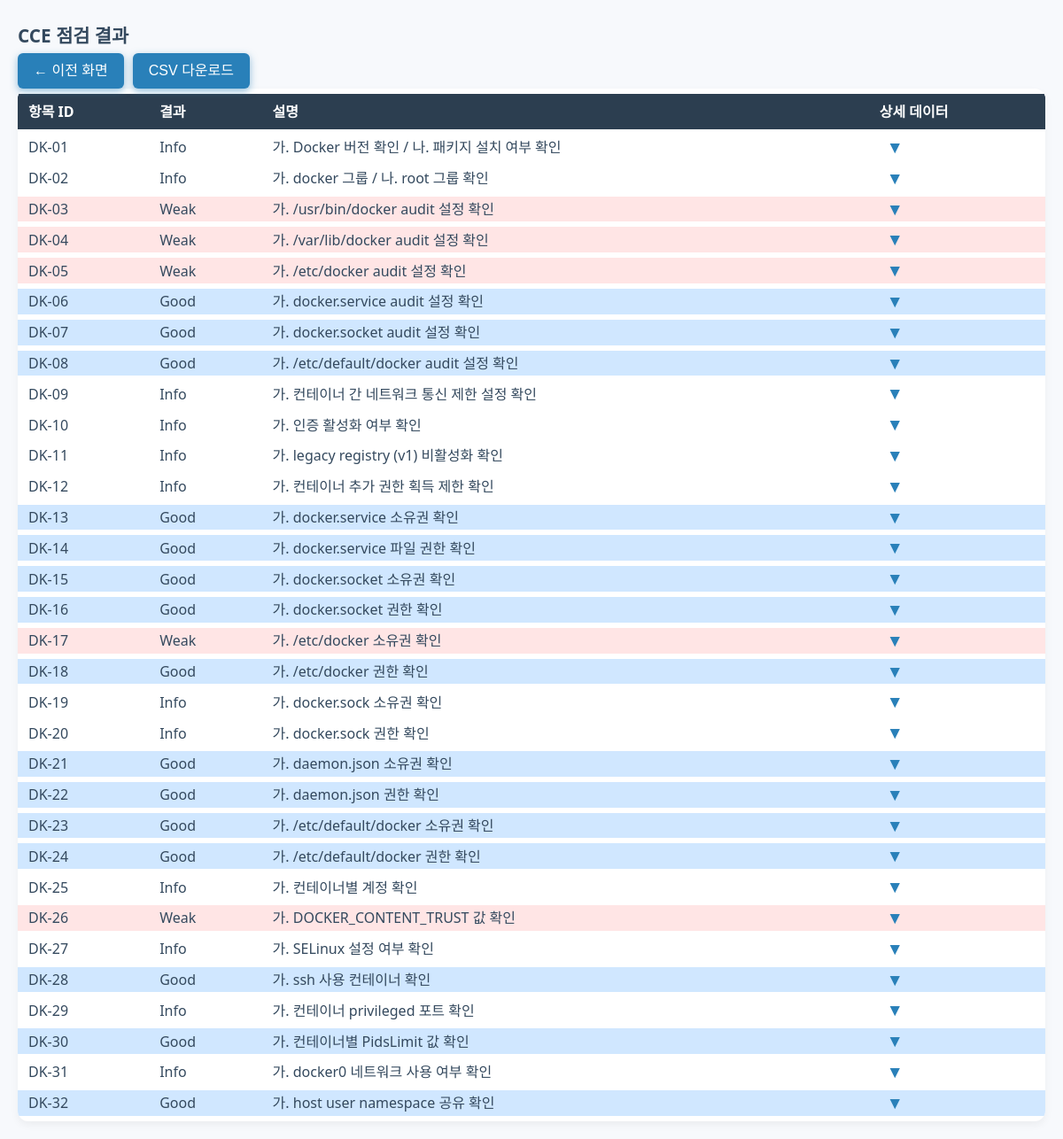
The app's page /file_detail?file_id=5 (signed in) with its own data.
### CCE/models.py (models this page shows)
class UploadRecord(db.Model):
    __tablename__ = 'upload_record'
    id = db.Column(db.Integer, primary_key=True)
    upload_file_id = db.Column(db.Integer, db.ForeignKey('upload_file.id'), nullable=False)
    item_id = db.Column(db.String(10), nullable=False)
    result = db.Column(db.String(20), nullable=False)
    comment = db.Column(db.Text)
    data = db.Column(db.Text)
    ip = db.Column(db.String, nullable=False)
    reg_name = db.Column(db.String, nullable=True)

### app.py (the view)
    @app.route('/file_detail')
    @login_required
    def file_detail():
        file_id = request.args.get('file_id', type=int)
        if not file_id:
            return "<p>파일 ID가 필요합니다.</p>"
        upload_file = UploadFile.query.filter_by(id=file_id).first()
        if not upload_file:
            return "<p>존재하지 않는 파일입니다.</p>"
        records = UploadRecord.query.filter_by(upload_file_id=upload_file.id).order_by(UploadRecord.item_id).all()
        if not records:
            return f"<p>파일 '{upload_file.filename}' 에 대한 상세 결과가 없습니다.</p>"
        results = [
            {
                'id': r.item_id,
                'result': r.result,
                'comment': r.comment,
                'data': r.data
            }
            for r in records
        ]
        return render_template('results_content.html', results=results)

### templates/results_content.html (shortened to what this page needs)
<!DOCTYPE html>
<html lang="ko">
<head>
  <link rel="stylesheet" href="{{ url_for('static', filename='css/styles.css') }}">
</head>
<body>
<div class="results-header">
  <h2>CCE 점검 결과</h2>
  <div class="action-btns">
    <button id="btn-back-prev" type="button">← 이전 화면</button>
    <button id="btn-download-csv" type="button">CSV 다운로드</button>
  </div>
</div>
  <table id="results-table" class="common-table" role="table" aria-label="CCE 점검 결과 목록">
    <thead>
      <tr>
        <th scope="col">항목 ID</th>
        <th scope="col">결과</th>
        <th scope="col">설명</th>
        <th scope="col">상세 데이터</th>
      </tr>
    </thead>
    <tbody>
      {% for res in results %}
      <tr
	  class="
      {% if res.result|lower == 'good' %}result-good{% elif res.result|lower == 'weak' %}result-weak{% elif res.result|lower == 'info' %}result-info{% endif %}
		"
	  >
        <td>{{ res.id }}</td>
        <td>{{ res.result }}</td>
        <td>{{ res.comment }}</td>
        <td>
          <span class="toggle-btn" role="button" tabindex="0" aria-expanded="false" aria-controls="data-{{ loop.index }}"
                onkeydown="if(event.key==='Enter'||event.key===' ') toggleData('data-{{ loop.index }}');"
                onclick="toggleData('data-{{ loop.index }}')">▼</span>
        </td>
      </tr>
      {% endfor %}
    </tbody>
  </table>
</body>
</html>

### static/CSS/styles.css (style rules this page uses)
*, *::before, *::after { box-sizing: border-box; }
body { font-family: 'Segoe UI', Tahoma, Geneva, Verdana, sans-serif; margin: 0; padding: 20px; background: #f7f9fc; color: #222; line-height: 1.5; }
.results-header h2 { margin: 0; font-size: 1.3rem; color: #34495e; line-height: 40px; }
.action-btns { display: flex; gap: 10px; flex-wrap: wrap; }
button, .action-btns button, #btn-download-csv, #btn-back-prev { cursor: pointer; border: none; border-radius: 6px; font-size: 1rem; color: white; background-color: #2980b9; padding: 0 18px; height: 40px; line-height: 40px; box-shadow: 0 3px 8px rgba(41, 128, 185, 0.5); transition: background-color 0.2s, box-shadow 0.2s; box-sizing: border-box; vertical-align: middle; }
table.common-table { width: 80%; margin: 0 auto 40px auto; border-collapse: separate; border-spacing: 0 6px; font-size: 0.9rem; color: #34495e; border-radius: 12px; overflow: hidden; background: white; box-shadow: 0 4px 10px rgba(0,0,0,0.05); }
#results-table { width: 100%; margin: 0; border-spacing: 0 6px; }
#results-table thead tr { background-color: #2c3e50 ; color: white; }
#results-table thead th { background-color: #2c3e50; color: white; padding: 0 12px; height: 40px; font-size: 1rem; text-align: left; vertical-align: middle; box-sizing: border-box; }
#results-table tbody td { padding: 0 12px; vertical-align: middle; font-size: 1rem; box-sizing: border-box; }
.toggle-btn { cursor: pointer; color: #2980b9; font-weight: 900; font-size: 1.2rem; user-select: none; padding: 4px 8px; border-radius: 6px; transition: background-color 0.2s ease; vertical-align: middle; }
tr.result-good { background-color: #d0e7ff; }
tr.result-weak { background-color: #ffe5e5; }

### records on screen
UploadRecord: id "DK-01", result "Info", comment "가. Docker 버전 확인 / 나. 패키지 설치 여부 확인"
UploadRecord: id "DK-02", result "Info", comment "가. docker 그룹 / 나. root 그룹 확인"
UploadRecord: id "DK-03", result "Weak", comment "가. /usr/bin/docker audit 설정 확인"
UploadRecord: id "DK-04", result "Weak", comment "가. /var/lib/docker audit 설정 확인"
UploadRecord: id "DK-05", result "Weak", comment "가. /etc/docker audit 설정 확인"
UploadRecord: id "DK-06", result "Good", comment "가. docker.service audit 설정 확인"
UploadRecord: id "DK-07", result "Good", comment "가. docker.socket audit 설정 확인"
UploadRecord: id "DK-08", result "Good", comment "가. /etc/default/docker audit 설정 확인"
UploadRecord: id "DK-09", result "Info", comment "가. 컨테이너 간 네트워크 통신 제한 설정 확인"
UploadRecord: id "DK-10", result "Info", comment "가. 인증 활성화 여부 확인"
UploadRecord: id "DK-11", result "Info", comment "가. legacy registry (v1) 비활성화 확인"
UploadRecord: id "DK-12", result "Info", comment "가. 컨테이너 추가 권한 획득 제한 확인"
UploadRecord: id "DK-13", result "Good", comment "가. docker.service 소유권 확인"
UploadRecord: id "DK-14", result "Good", comment "가. docker.service 파일 권한 확인"
UploadRecord: id "DK-15", result "Good", comment "가. docker.socket 소유권 확인"
UploadRecord: id "DK-16", result "Good", comment "가. docker.socket 권한 확인"
UploadRecord: id "DK-17", result "Weak", comment "가. /etc/docker 소유권 확인"
UploadRecord: id "DK-18", result "Good", comment "가. /etc/docker 권한 확인"
UploadRecord: id "DK-19", result "Info", comment "가. docker.sock 소유권 확인"
UploadRecord: id "DK-20", result "Info", comment "가. docker.sock 권한 확인"
UploadRecord: id "DK-21", result "Good", comment "가. daemon.json 소유권 확인"
UploadRecord: id "DK-22", result "Good", comment "가. daemon.json 권한 확인"
UploadRecord: id "DK-23", result "Good", comment "가. /etc/default/docker 소유권 확인"
UploadRecord: id "DK-24", result "Good", comment "가. /etc/default/docker 권한 확인"
UploadRecord: id "DK-25", result "Info", comment "가. 컨테이너별 계정 확인"
UploadRecord: id "DK-26", result "Weak", comment "가. DOCKER_CONTENT_TRUST 값 확인"
UploadRecord: id "DK-27", result "Info", comment "가. SELinux 설정 여부 확인"
UploadRecord: id "DK-28", result "Good", comment "가. ssh 사용 컨테이너 확인"
UploadRecord: id "DK-29", result "Info", comment "가. 컨테이너 privileged 포트 확인"
UploadRecord: id "DK-30", result "Good", comment "가. 컨테이너별 PidsLimit 값 확인"
UploadRecord: id "DK-31", result "Info", comment "가. docker0 네트워크 사용 여부 확인"
UploadRecord: id "DK-32", result "Good", comment "가. host user namespace 공유 확인"
